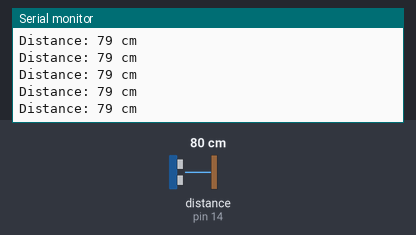
Bench run of a program on a simulated Arduino Mega 2560, built with avr-gcc and run on an emulated ATmega2560. On the bench: the last lines printed to the serial monitor. Wiring (inferred from the names in the program): ultrasonic range finder: trigger pin 15; echo pin 14. The inputs (shaded band) are chosen by the test bench; at power-on: distance to the obstacle (sensor on pin 14) 80 cm. The echo pulse lasts 58.3 µs per cm.

Above: at 1.2 s.
1.3 s: distance to the obstacle (sensor on pin 14) set to 2 cm
At 2.4 s:
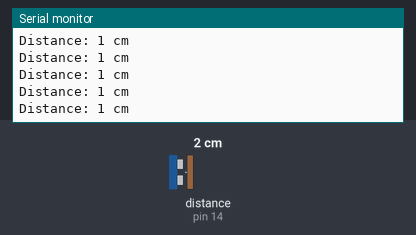
4.3 s: distance to the obstacle (sensor on pin 14) set to 120 cm
At 5.2 s:
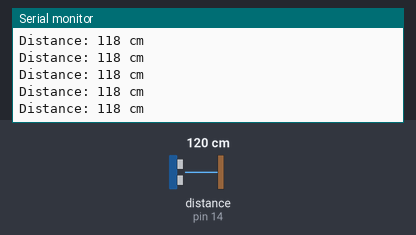
7.3 s: distance to the obstacle (sensor on pin 14) set to 18 cm
At 8.4 s:
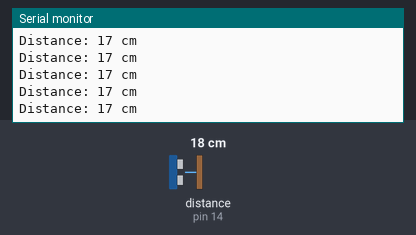
10.3 s: distance to the obstacle (sensor on pin 14) set to 250 cm
At 11.1 s:
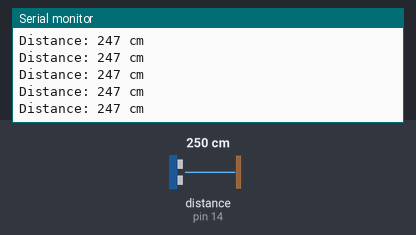
Timing chart, 0 to 13.3 s (numbered marks = the images above; inputs shaded):
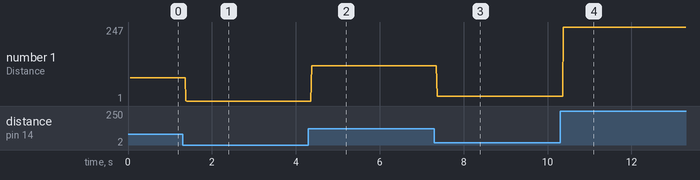

Measured:
- after the input at 1.3 s, the serial monitor: prints a new line after 0.08 s (image 1)
- after the input at 4.3 s, the serial monitor: prints a new line after 0.08 s (image 2)
- after the input at 7.3 s, the serial monitor: prints a new line after 0.07 s (image 3)
- after the input at 10.3 s, the serial monitor: prints a new line after 0.08 s (image 4)
- plotted number 1: 79 → 1 after the input at 1.3 s, 1 → 118 after the input at 4.3 s, 118 → 17 after the input at 7.3 s, 17 → 247 after the input at 10.3 s

The program:

main.cpp
```cpp
#include <QTRSensors.h>
#include <SPI.h>
#include <Wire.h>
#include <Adafruit_GFX.h>
#include <Adafruit_SSD1306.h>

#define echoPin 14        // left        // attach pin D2 Arduino to pin Echo of HC-SR04
#define trigPin 15        // left        // attach pin D3 Arduino to pin Trig of HC-SR04

// #define echoPin 16      // middle
// #define trigPin 17      // middle

// #define echoPin 18      // right
// #define trigPin 19      // right

// defines variables
long duration; // variable for the duration of sound wave travel
int distance;  // variable for the distance measurement

void setup()
{
  pinMode(trigPin, OUTPUT);                         // Sets the trigPin as an OUTPUT
  pinMode(echoPin, INPUT);                          // Sets the echoPin as an INPUT
  Serial.begin(9600);                               // // Serial Communication is starting with 9600 of baudrate speed
  Serial.println("Ultrasonic Sensor HC-SR04 Test"); // print some text in Serial Monitor
  Serial.println("with Arduino UNO R3");
}
void loop()
{
  // Clears the trigPin condition
  digitalWrite(trigPin, LOW);
  delayMicroseconds(2);
  // Sets the trigPin HIGH (ACTIVE) for 10 microseconds
  digitalWrite(trigPin, HIGH);
  delayMicroseconds(10);
  digitalWrite(trigPin, LOW);
  // Reads the echoPin, returns the sound wave travel time in microseconds
  duration = pulseIn(echoPin, HIGH);
  // Calculating the distance
  distance = duration * 0.034 / 2; // Speed of sound wave divided by 2 (go and back)
  // Displays the distance on the Serial Monitor
  Serial.print("Distance: ");
  Serial.print(distance);
  Serial.println(" cm");
}
```
